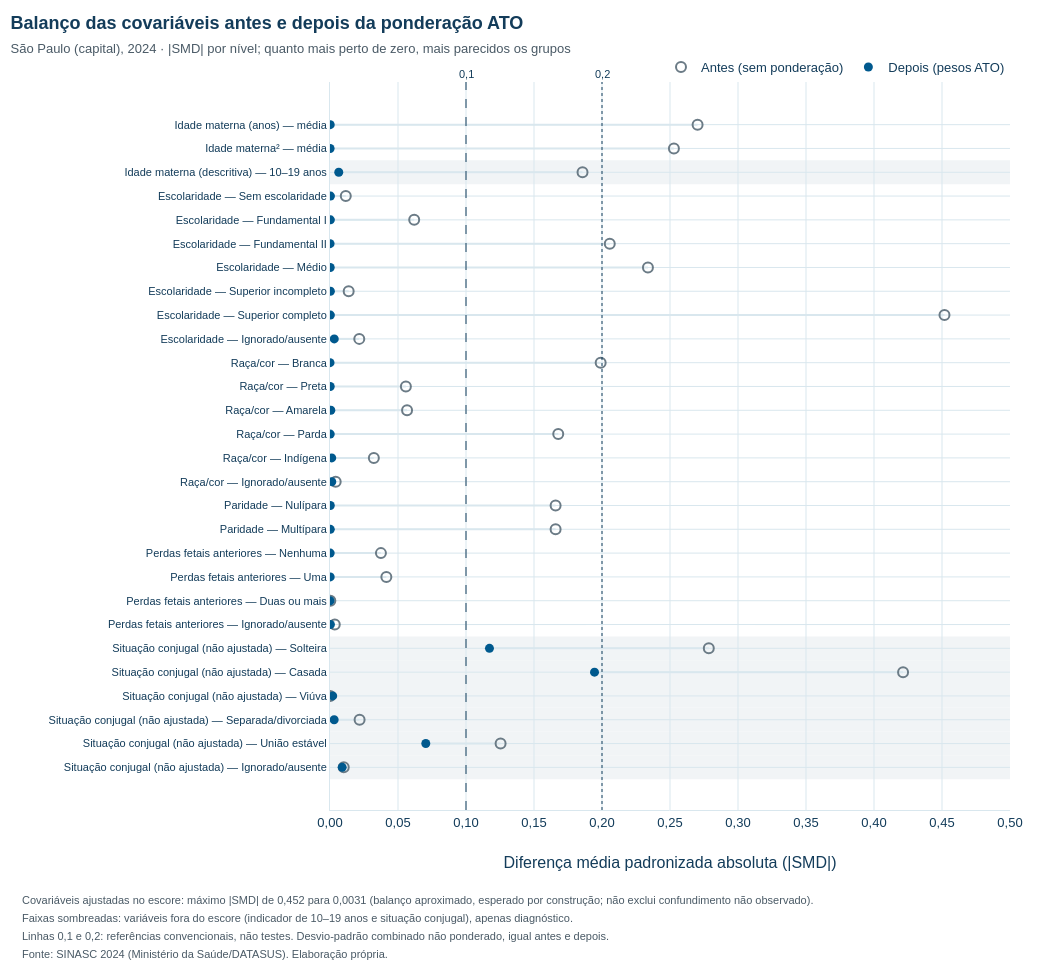

Notebook source saved alongside this figure:
### Code cell
plot = balanco.copy()
plot["rotulo"] = [f"{v} — {n}" for v, n in zip(plot.variavel, plot.nivel)]
ordem = plot.rotulo.tolist()[::-1]   # primeira linha da tabela no topo do gráfico

def valor_exibido(v, nivel):
    return fmt(v, 1) if nivel == "média" else fmt(100 * v, 1) + "%"

detalhe = [["Covariável ajustada no escore" if r.ajustada else "Fora do escore: apenas diagnóstico",
            valor_exibido(r.media_t1, r.nivel), valor_exibido(r.media_t0, r.nivel),
            valor_exibido(r.media_t1_pond, r.nivel), valor_exibido(r.media_t0_pond, r.nivel),
            float(r.smd_antes), float(r.smd_depois)] for r in plot.itertuples()]
hover = ("<b>%{y}</b><br>%{customdata[0]}<br>"
         "T=1: %{customdata[1]} bruto → %{customdata[3]} ponderado<br>"
         "T=0: %{customdata[2]} bruto → %{customdata[4]} ponderado<br>"
         "SMD (T=1 − T=0): antes %{customdata[5]:.3f} · depois %{customdata[6]:.4f}<extra></extra>")

fig_bal = go.Figure()
for r in plot.itertuples():
    if not r.ajustada:   # faixa de fundo nas linhas fora do escore
        pos = ordem.index(r.rotulo)
        fig_bal.add_shape(type="rect", xref="paper", x0=0, x1=1, yref="y", y0=pos - 0.5, y1=pos + 0.5,
                          fillcolor=COR_FAIXA, line_width=0, layer="below")
conectores_x, conectores_y = [], []
for r in plot.itertuples():
    conectores_x += [abs(r.smd_antes), abs(r.smd_depois), None]
    conectores_y += [r.rotulo, r.rotulo, None]
fig_bal.add_scatter(x=conectores_x, y=conectores_y, mode="lines", line=dict(color=COR_GRADE, width=2),
                    hoverinfo="skip", showlegend=False)
fig_bal.add_scatter(x=plot.smd_antes.abs(), y=plot.rotulo, mode="markers", name="Antes (sem ponderação)",
                    marker=dict(color=COR_REFERENCIA, symbol="circle-open", size=10, line=dict(width=2)),
                    customdata=detalhe, hovertemplate=hover)
fig_bal.add_scatter(x=plot.smd_depois.abs(), y=plot.rotulo, mode="markers", name="Depois (pesos ATO)",
                    marker=dict(color=COR_T1, symbol="circle", size=9),
                    customdata=detalhe, hovertemplate=hover)
for limite, traco in [(0.1, "dash"), (0.2, "dot")]:
    fig_bal.add_vline(x=limite, line=dict(color=COR_TEXTO, dash=traco, width=1),
                      annotation_text=fmt(limite, 1), annotation_position="top", annotation_font_size=11)
layout_academico(
    fig_bal, "Balanço das covariáveis antes e depois da ponderação ATO",
    "São Paulo (capital), 2024 · |SMD| por nível; quanto mais perto de zero, mais parecidos os grupos",
    notas=[f"Covariáveis ajustadas no escore: máximo |SMD| de {fmt(ajustadas.smd_antes.abs().max(), 3)} para "
           f"{fmt(ajustadas.smd_depois.abs().max(), 4)} (balanço aproximado, esperado por construção; não exclui confundimento "
           "não observado).",
           "Faixas sombreadas: variáveis fora do escore (indicador de 10–19 anos e situação conjugal), apenas diagnóstico.",
           "Linhas 0,1 e 0,2: referências convencionais, não testes. Desvio-padrão combinado não ponderado, igual antes e depois.",
           FONTE_SINASC_2024],
    nome_arquivo="06_balanco_smd", altura=24 * len(plot) + 300, margem_esquerda=330)
fig_bal.update_layout(legend=dict(orientation="h", x=1, xanchor="right", y=1.0, yanchor="bottom"))
fig_bal.update_xaxes(title="Diferença média padronizada absoluta (|SMD|)",
                     range=[0, max(0.5, plot.smd_antes.abs().max() * 1.1)], dtick=0.05, tickformat=".2f")
fig_bal.update_yaxes(categoryorder="array", categoryarray=ordem, tickfont=dict(size=11))
exibir_plotly(fig_bal)

### Figure 1 — Plotly figure (JSON) as saved in the notebook; plotly's stock layout.template omitted (floating-point values rounded to 4 significant figures; data arrays with more than 128 entries replaced by an {"elided": "..."} marker saying what was removed)
{"data": [{"hoverinfo": "skip", "line": {"color": "#D9E7EE", "width": 2}, "mode": "lines", "showlegend": false, "x": [0.2703, 0.0001605, null, 0.2529, 7.048e-05, null, 0.1857, 0.006441, null, 0.0116, 0.00034, null, 0.06191, 0.0002686, null, 0.2057, 6.031e-05, null, 0.2338, 0.0001641, null, 0.01373, 0.000282, null, 0.4518, 0.0002789, null, 0.02152, 0.003134, null, 0.199, 2.454e-05, null, 0.05579, 0.000155, null, 0.05666, 0.0006079, null, 0.1678, 0.0001767, null, 0.03223, 0.001273, null, 0.004178, 0.001321, null, 0.1659, 0.0002189, null, 0.1659, 0.0002189, null, 0.03745, 0.0001473, null, 0.04143, 0.0001563, null, 0.0002455, 3.351e-05, null, 0.003511, 0.0002921, null, 0.2785, 0.1172, null, 0.4214, 0.1945, null, 8.93e-05, 0.001981, null, 0.02176, 0.003058, null, 0.1254, 0.07043, null, 0.01011, 0.00897, null], "y": ["Idade materna (anos) — média", "Idade materna (anos) — média", null, "Idade materna² — média", "Idade materna² — média", null, "Idade materna (descritiva) — 10–19 anos", "Idade materna (descritiva) — 10–19 anos", null, "Escolaridade — Sem escolaridade", "Escolaridade — Sem escolaridade", null, "Escolaridade — Fundamental I", "Escolaridade — Fundamental I", null, "Escolaridade — Fundamental II", "Escolaridade — Fundamental II", null, "Escolaridade — Médio", "Escolaridade — Médio", null, "Escolaridade — Superior incompleto", "Escolaridade — Superior incompleto", null, "Escolaridade — Superior completo", "Escolaridade — Superior completo", null, "Escolaridade — Ignorado/ausente", "Escolaridade — Ignorado/ausente", null, "Raça/cor — Branca", "Raça/cor — Branca", null, "Raça/cor — Preta", "Raça/cor — Preta", null, "Raça/cor — Amarela", "Raça/cor — Amarela", null, "Raça/cor — Parda", "Raça/cor — Parda", null, "Raça/cor — Indígena", "Raça/cor — Indígena", null, "Raça/cor — Ignorado/ausente", "Raça/cor — Ignorado/ausente", null, "Paridade — Nulípara", "Paridade — Nulípara", null, "Paridade — Multípara", "Paridade — Multípara", null, "Perdas fetais anteriores — Nenhuma", "Perdas fetais anteriores — Nenhuma", null, "Perdas fetais anteriores — Uma", "Perdas fetais anteriores — Uma", null, "Perdas fetais anteriores — Duas ou mais", "Perdas fetais anteriores — Duas ou mais", null, "Perdas fetais anteriores — Ignorado/ausente", "Perdas fetais anteriores — Ignorado/ausente", null, "Situação conjugal (não ajustada) — Solteira", "Situação conjugal (não ajustada) — Solteira", null, "Situação conjugal (não ajustada) — Casada", "Situação conjugal (não ajustada) — Casada", null, "Situação conjugal (não ajustada) — Viúva", "Situação conjugal (não ajustada) — Viúva", null, "Situação conjugal (não ajustada) — Separada/divorciada", "Situação conjugal (não ajustada) — Separada/divorciada", null, "Situação conjugal (não ajustada) — União estável", "Situação conjugal (não ajustada) — União estável", null, "Situação conjugal (não ajustada) — Ignorado/ausente", "Situação conjugal (não ajustada) — Ignorado/ausente", null], "type": "scatter"}, {"customdata": {"elided": "28x7 mixed values"}, "hovertemplate": "<b>%{y}</b><br>%{customdata[0]}<br>T=1: %{customdata[1]} bruto → %{customdata[3]} ponderado<br>T=0: %{customdata[2]} bruto → %{customdata[4]} ponderado<br>SMD (T=1 − T=0): antes %{customdata[5]:.3f} · depois %{customdata[6]:.4f}<extra></extra>", "marker": {"color": "#6B7B86", "line": {"width": 2}, "size": 10, "symbol": "circle-open"}, "mode": "markers", "name": "Antes (sem ponderação)", "x": [0.2703, 0.2529, 0.1857, 0.0116, 0.06191, 0.2057, 0.2338, 0.01373, 0.4518, 0.02152, 0.199, 0.05579, 0.05666, 0.1678, 0.03223, 0.004178, 0.1659, 0.1659, 0.03745, 0.04143, 0.0002455, 0.003511, 0.2785, 0.4214, 8.93e-05, 0.02176, 0.1254, 0.01011], "y": ["Idade materna (anos) — média", "Idade materna² — média", "Idade materna (descritiva) — 10–19 anos", "Escolaridade — Sem escolaridade", "Escolaridade — Fundamental I", "Escolaridade — Fundamental II", "Escolaridade — Médio", "Escolaridade — Superior incompleto", "Escolaridade — Superior completo", "Escolaridade — Ignorado/ausente", "Raça/cor — Branca", "Raça/cor — Preta", "Raça/cor — Amarela", "Raça/cor — Parda", "Raça/cor — Indígena", "Raça/cor — Ignorado/ausente", "Paridade — Nulípara", "Paridade — Multípara", "Perdas fetais anteriores — Nenhuma", "Perdas fetais anteriores — Uma", "Perdas fetais anteriores — Duas ou mais", "Perdas fetais anteriores — Ignorado/ausente", "Situação conjugal (não ajustada) — Solteira", "Situação conjugal (não ajustada) — Casada", "Situação conjugal (não ajustada) — Viúva", "Situação conjugal (não ajustada) — Separada/divorciada", "Situação conjugal (não ajustada) — União estável", "Situação conjugal (não ajustada) — Ignorado/ausente"], "type": "scatter"}, {"customdata": {"elided": "28x7 mixed values"}, "hovertemplate": "<b>%{y}</b><br>%{customdata[0]}<br>T=1: %{customdata[1]} bruto → %{customdata[3]} ponderado<br>T=0: %{customdata[2]} bruto → %{customdata[4]} ponderado<br>SMD (T=1 − T=0): antes %{customdata[5]:.3f} · depois %{customdata[6]:.4f}<extra></extra>", "marker": {"color": "#00598E", "size": 9, "symbol": "circle"}, "mode": "markers", "name": "Depois (pesos ATO)", "x": [0.0001605, 7.048e-05, 0.006441, 0.00034, 0.0002686, 6.031e-05, 0.0001641, 0.000282, 0.0002789, 0.003134, 2.454e-05, 0.000155, 0.0006079, 0.0001767, 0.001273, 0.001321, 0.0002189, 0.0002189, 0.0001473, 0.0001563, 3.351e-05, 0.0002921, 0.1172, 0.1945, 0.001981, 0.003058, 0.07043, 0.00897], "y": ["Idade materna (anos) — média", "Idade materna² — média", "Idade materna (descritiva) — 10–19 anos", "Escolaridade — Sem escolaridade", "Escolaridade — Fundamental I", "Escolaridade — Fundamental II", "Escolaridade — Médio", "Escolaridade — Superior incompleto", "Escolaridade — Superior completo", "Escolaridade — Ignorado/ausente", "Raça/cor — Branca", "Raça/cor — Preta", "Raça/cor — Amarela", "Raça/cor — Parda", "Raça/cor — Indígena", "Raça/cor — Ignorado/ausente", "Paridade — Nulípara", "Paridade — Multípara", "Perdas fetais anteriores — Nenhuma", "Perdas fetais anteriores — Uma", "Perdas fetais anteriores — Duas ou mais", "Perdas fetais anteriores — Ignorado/ausente", "Situação conjugal (não ajustada) — Solteira", "Situação conjugal (não ajustada) — Casada", "Situação conjugal (não ajustada) — Viúva", "Situação conjugal (não ajustada) — Separada/divorciada", "Situação conjugal (não ajustada) — União estável", "Situação conjugal (não ajustada) — Ignorado/ausente"], "type": "scatter"}], "layout": {"shapes": [{"fillcolor": "#F1F4F6", "layer": "below", "line": {"width": 0}, "type": "rect", "x0": 0, "x1": 1, "xref": "paper", "y0": 24.5, "y1": 25.5, "yref": "y"}, {"fillcolor": "#F1F4F6", "layer": "below", "line": {"width": 0}, "type": "rect", "x0": 0, "x1": 1, "xref": "paper", "y0": 4.5, "y1": 5.5, "yref": "y"}, {"fillcolor": "#F1F4F6", "layer": "below", "line": {"width": 0}, "type": "rect", "x0": 0, "x1": 1, "xref": "paper", "y0": 3.5, "y1": 4.5, "yref": "y"}, {"fillcolor": "#F1F4F6", "layer": "below", "line": {"width": 0}, "type": "rect", "x0": 0, "x1": 1, "xref": "paper", "y0": 2.5, "y1": 3.5, "yref": "y"}, {"fillcolor": "#F1F4F6", "layer": "below", "line": {"width": 0}, "type": "rect", "x0": 0, "x1": 1, "xref": "paper", "y0": 1.5, "y1": 2.5, "yref": "y"}, {"fillcolor": "#F1F4F6", "layer": "below", "line": {"width": 0}, "type": "rect", "x0": 0, "x1": 1, "xref": "paper", "y0": 0.5, "y1": 1.5, "yref": "y"}, {"fillcolor": "#F1F4F6", "layer": "below", "line": {"width": 0}, "type": "rect", "x0": 0, "x1": 1, "xref": "paper", "y0": -0.5, "y1": 0.5, "yref": "y"}, {"line": {"color": "#133C5A", "dash": "dash", "width": 1}, "type": "line", "x0": 0.1, "x1": 0.1, "xref": "x", "y0": 0, "y1": 1, "yref": "y domain"}, {"line": {"color": "#133C5A", "dash": "dot", "width": 1}, "type": "line", "x0": 0.2, "x1": 0.2, "xref": "x", "y0": 0, "y1": 1, "yref": "y domain"}], "annotations": [{"font": {"size": 11}, "showarrow": false, "text": "0,1", "x": 0.1, "xanchor": "center", "xref": "x", "y": 1, "yanchor": "bottom", "yref": "y domain"}, {"font": {"size": 11}, "showarrow": false, "text": "0,2", "x": 0.2, "xanchor": "center", "xref": "x", "y": 1, "yanchor": "bottom", "yref": "y domain"}, {"align": "left", "font": {"color": "#4A5A66", "size": 11}, "showarrow": false, "text": "Covariáveis ajustadas no escore: máximo |SMD| de 0,452 para 0,0031 (balanço aproximado, esperado por construção; não exclui confundimento não observado).", "x": -0.4559, "xanchor": "left", "xref": "paper", "y": 0, "yanchor": "top", "yref": "paper", "yshift": -82}, {"align": "left", "font": {"color": "#4A5A66", "size": 11}, "showarrow": false, "text": "Faixas sombreadas: variáveis fora do escore (indicador de 10–19 anos e situação conjugal), apenas diagnóstico.", "x": -0.4559, "xanchor": "left", "xref": "paper", "y": 0, "yanchor": "top", "yref": "paper", "yshift": -100}, {"align": "left", "font": {"color": "#4A5A66", "size": 11}, "showarrow": false, "text": "Linhas 0,1 e 0,2: referências convencionais, não testes. Desvio-padrão combinado não ponderado, igual antes e depois.", "x": -0.4559, "xanchor": "left", "xref": "paper", "y": 0, "yanchor": "top", "yref": "paper", "yshift": -118}, {"align": "left", "font": {"color": "#4A5A66", "size": 11}, "showarrow": false, "text": "Fonte: SINASC 2024 (Ministério da Saúde/DATASUS). Elaboração própria.", "x": -0.4559, "xanchor": "left", "xref": "paper", "y": 0, "yanchor": "top", "yref": "paper", "yshift": -136}], "title": {"font": {"size": 18, "color": "#133C5A"}, "text": "<b>Balanço das covariáveis antes e depois da ponderação ATO</b><br><span style='font-size:13px;color:#4A5A66'>São Paulo (capital), 2024 · |SMD| por nível; quanto mais perto de zero, mais parecidos os grupos</span>", "x": 0.01, "xanchor": "left", "y": 0.97, "yanchor": "top"}, "font": {"family": "Arial, Helvetica, sans-serif", "size": 13, "color": "#133C5A"}, "margin": {"t": 82, "b": 162, "l": 330, "r": 40}, "hoverlabel": {"font": {"family": "Arial, Helvetica, sans-serif", "size": 13, "color": "#133C5A"}, "bgcolor": "white", "bordercolor": "#D9E7EE"}, "legend": {"bgcolor": "rgba(255,255,255,0)", "orientation": "h", "x": 1, "xanchor": "right", "y": 1.0, "yanchor": "bottom"}, "width": 1050, "height": 972, "separators": ",.", "meta": {"nome_arquivo": "06_balanco_smd"}, "xaxis": {"title": {"text": "Diferença média padronizada absoluta (|SMD|)"}, "range": [0, 0.5], "dtick": 0.05, "tickformat": ".2f"}, "yaxis": {"tickfont": {"size": 11}, "categoryorder": "array", "categoryarray": ["Situação conjugal (não ajustada) — Ignorado/ausente", "Situação conjugal (não ajustada) — União estável", "Situação conjugal (não ajustada) — Separada/divorciada", "Situação conjugal (não ajustada) — Viúva", "Situação conjugal (não ajustada) — Casada", "Situação conjugal (não ajustada) — Solteira", "Perdas fetais anteriores — Ignorado/ausente", "Perdas fetais anteriores — Duas ou mais", "Perdas fetais anteriores — Uma", "Perdas fetais anteriores — Nenhuma", "Paridade — Multípara", "Paridade — Nulípara", "Raça/cor — Ignorado/ausente", "Raça/cor — Indígena", "Raça/cor — Parda", "Raça/cor — Amarela", "Raça/cor — Preta", "Raça/cor — Branca", "Escolaridade — Ignorado/ausente", "Escolaridade — Superior completo", "Escolaridade — Superior incompleto", "Escolaridade — Médio", "Escolaridade — Fundamental II", "Escolaridade — Fundamental I", "Escolaridade — Sem escolaridade", "Idade materna (descritiva) — 10–19 anos", "Idade materna² — média", "Idade materna (anos) — média"]}}}
